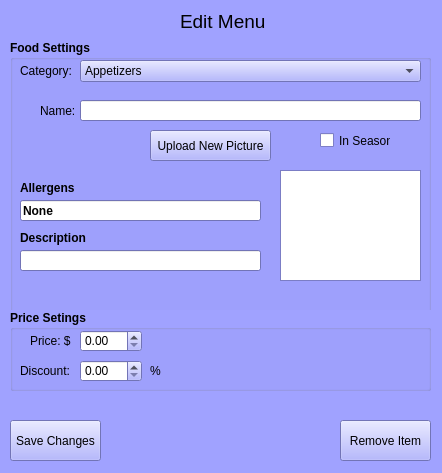
<?xml version="1.0" encoding="UTF-8"?>
<ui version="4.0">
 <class>EditMenu</class>
 <widget class="QMainWindow" name="EditMenu">
  <property name="enabled">
   <bool>true</bool>
  </property>
  <property name="geometry">
   <rect>
    <x>0</x>
    <y>0</y>
    <width>442</width>
    <height>473</height>
   </rect>
  </property>
  <property name="minimumSize">
   <size>
    <width>442</width>
    <height>473</height>
   </size>
  </property>
  <property name="maximumSize">
   <size>
    <width>442</width>
    <height>473</height>
   </size>
  </property>
  <property name="palette">
   <palette>
    <active>
     <colorrole role="WindowText">
      <brush brushstyle="SolidPattern">
       <color alpha="255">
        <red>0</red>
        <green>0</green>
        <blue>0</blue>
       </color>
      </brush>
     </colorrole>
     <colorrole role="Button">
      <brush brushstyle="SolidPattern">
       <color alpha="255">
        <red>160</red>
        <green>162</green>
        <blue>255</blue>
       </color>
      </brush>
     </colorrole>
     <colorrole role="Light">
      <brush brushstyle="SolidPattern">
       <color alpha="255">
        <red>255</red>
        <green>255</green>
        <blue>255</blue>
       </color>
      </brush>
     </colorrole>
     <colorrole role="Midlight">
      <brush brushstyle="SolidPattern">
       <color alpha="255">
        <red>207</red>
        <green>208</green>
        <blue>255</blue>
       </color>
      </brush>
     </colorrole>
     <colorrole role="Dark">
      <brush brushstyle="SolidPattern">
       <color alpha="255">
        <red>80</red>
        <green>81</green>
        <blue>127</blue>
       </color>
      </brush>
     </colorrole>
     <colorrole role="Mid">
      <brush brushstyle="SolidPattern">
       <color alpha="255">
        <red>107</red>
        <green>108</green>
        <blue>170</blue>
       </color>
      </brush>
     </colorrole>
     <colorrole role="Text">
      <brush brushstyle="SolidPattern">
       <color alpha="255">
        <red>0</red>
        <green>0</green>
        <blue>0</blue>
       </color>
      </brush>
     </colorrole>
     <colorrole role="BrightText">
      <brush brushstyle="SolidPattern">
       <color alpha="255">
        <red>255</red>
        <green>255</green>
        <blue>255</blue>
       </color>
      </brush>
     </colorrole>
     <colorrole role="ButtonText">
      <brush brushstyle="SolidPattern">
       <color alpha="255">
        <red>0</red>
        <green>0</green>
        <blue>0</blue>
       </color>
      </brush>
     </colorrole>
     <colorrole role="Base">
      <brush brushstyle="SolidPattern">
       <color alpha="255">
        <red>255</red>
        <green>255</green>
        <blue>255</blue>
       </color>
      </brush>
     </colorrole>
     <colorrole role="Window">
      <brush brushstyle="SolidPattern">
       <color alpha="255">
        <red>160</red>
        <green>162</green>
        <blue>255</blue>
       </color>
      </brush>
     </colorrole>
     <colorrole role="Shadow">
      <brush brushstyle="SolidPattern">
       <color alpha="255">
        <red>0</red>
        <green>0</green>
        <blue>0</blue>
       </color>
      </brush>
     </colorrole>
     <colorrole role="AlternateBase">
      <brush brushstyle="SolidPattern">
       <color alpha="255">
        <red>207</red>
        <green>208</green>
        <blue>255</blue>
       </color>
      </brush>
     </colorrole>
     <colorrole role="ToolTipBase">
      <brush brushstyle="SolidPattern">
       <color alpha="255">
        <red>255</red>
        <green>255</green>
        <blue>220</blue>
       </color>
      </brush>
     </colorrole>
     <colorrole role="ToolTipText">
      <brush brushstyle="SolidPattern">
       <color alpha="255">
        <red>0</red>
        <green>0</green>
        <blue>0</blue>
       </color>
      </brush>
     </colorrole>
    </active>
    <inactive>
     <colorrole role="WindowText">
      <brush brushstyle="SolidPattern">
       <color alpha="255">
        <red>0</red>
        <green>0</green>
        <blue>0</blue>
       </color>
      </brush>
     </colorrole>
     <colorrole role="Button">
      <brush brushstyle="SolidPattern">
       <color alpha="255">
        <red>160</red>
        <green>162</green>
        <blue>255</blue>
       </color>
      </brush>
     </colorrole>
     <colorrole role="Light">
      <brush brushstyle="SolidPattern">
       <color alpha="255">
        <red>255</red>
        <green>255</green>
        <blue>255</blue>
       </color>
      </brush>
     </colorrole>
     <colorrole role="Midlight">
      <brush brushstyle="SolidPattern">
       <color alpha="255">
        <red>207</red>
        <green>208</green>
        <blue>255</blue>
       </color>
      </brush>
     </colorrole>
     <colorrole role="Dark">
      <brush brushstyle="SolidPattern">
       <color alpha="255">
        <red>80</red>
        <green>81</green>
        <blue>127</blue>
       </color>
      </brush>
     </colorrole>
     <colorrole role="Mid">
      <brush brushstyle="SolidPattern">
       <color alpha="255">
        <red>107</red>
        <green>108</green>
        <blue>170</blue>
       </color>
      </brush>
     </colorrole>
     <colorrole role="Text">
      <brush brushstyle="SolidPattern">
       <color alpha="255">
        <red>0</red>
        <green>0</green>
        <blue>0</blue>
       </color>
      </brush>
     </colorrole>
     <colorrole role="BrightText">
      <brush brushstyle="SolidPattern">
       <color alpha="255">
        <red>255</red>
        <green>255</green>
        <blue>255</blue>
       </color>
      </brush>
     </colorrole>
     <colorrole role="ButtonText">
      <brush brushstyle="SolidPattern">
       <color alpha="255">
        <red>0</red>
        <green>0</green>
        <blue>0</blue>
       </color>
      </brush>
     </colorrole>
     <colorrole role="Base">
      <brush brushstyle="SolidPattern">
       <color alpha="255">
        <red>255</red>
        <green>255</green>
        <blue>255</blue>
       </color>
      </brush>
     </colorrole>
     <colorrole role="Window">
      <brush brushstyle="SolidPattern">
       <color alpha="255">
        <red>160</red>
        <green>162</green>
        <blue>255</blue>
       </color>
      </brush>
     </colorrole>
     <colorrole role="Shadow">
      <brush brushstyle="SolidPattern">
       <color alpha="255">
        <red>0</red>
        <green>0</green>
        <blue>0</blue>
       </color>
      </brush>
     </colorrole>
     <colorrole role="AlternateBase">
      <brush brushstyle="SolidPattern">
       <color alpha="255">
        <red>207</red>
        <green>208</green>
        <blue>255</blue>
       </color>
      </brush>
     </colorrole>
     <colorrole role="ToolTipBase">
      <brush brushstyle="SolidPattern">
       <color alpha="255">
        <red>255</red>
        <green>255</green>
        <blue>220</blue>
       </color>
      </brush>
     </colorrole>
     <colorrole role="ToolTipText">
      <brush brushstyle="SolidPattern">
       <color alpha="255">
        <red>0</red>
        <green>0</green>
        <blue>0</blue>
       </color>
      </brush>
     </colorrole>
    </inactive>
    <disabled>
     <colorrole role="WindowText">
      <brush brushstyle="SolidPattern">
       <color alpha="255">
        <red>80</red>
        <green>81</green>
        <blue>127</blue>
       </color>
      </brush>
     </colorrole>
     <colorrole role="Button">
      <brush brushstyle="SolidPattern">
       <color alpha="255">
        <red>160</red>
        <green>162</green>
        <blue>255</blue>
       </color>
      </brush>
     </colorrole>
     <colorrole role="Light">
      <brush brushstyle="SolidPattern">
       <color alpha="255">
        <red>255</red>
        <green>255</green>
        <blue>255</blue>
       </color>
      </brush>
     </colorrole>
     <colorrole role="Midlight">
      <brush brushstyle="SolidPattern">
       <color alpha="255">
        <red>207</red>
        <green>208</green>
        <blue>255</blue>
       </color>
      </brush>
     </colorrole>
     <colorrole role="Dark">
      <brush brushstyle="SolidPattern">
       <color alpha="255">
        <red>80</red>
        <green>81</green>
        <blue>127</blue>
       </color>
      </brush>
     </colorrole>
     <colorrole role="Mid">
      <brush brushstyle="SolidPattern">
       <color alpha="255">
        <red>107</red>
        <green>108</green>
        <blue>170</blue>
       </color>
      </brush>
     </colorrole>
     <colorrole role="Text">
      <brush brushstyle="SolidPattern">
       <color alpha="255">
        <red>80</red>
        <green>81</green>
        <blue>127</blue>
       </color>
      </brush>
     </colorrole>
     <colorrole role="BrightText">
      <brush brushstyle="SolidPattern">
       <color alpha="255">
        <red>255</red>
        <green>255</green>
        <blue>255</blue>
       </color>
      </brush>
     </colorrole>
     <colorrole role="ButtonText">
      <brush brushstyle="SolidPattern">
       <color alpha="255">
        <red>80</red>
        <green>81</green>
        <blue>127</blue>
       </color>
      </brush>
     </colorrole>
     <colorrole role="Base">
      <brush brushstyle="SolidPattern">
       <color alpha="255">
        <red>160</red>
        <green>162</green>
        <blue>255</blue>
       </color>
      </brush>
     </colorrole>
     <colorrole role="Window">
      <brush brushstyle="SolidPattern">
       <color alpha="255">
        <red>160</red>
        <green>162</green>
        <blue>255</blue>
       </color>
      </brush>
     </colorrole>
     <colorrole role="Shadow">
      <brush brushstyle="SolidPattern">
       <color alpha="255">
        <red>0</red>
        <green>0</green>
        <blue>0</blue>
       </color>
      </brush>
     </colorrole>
     <colorrole role="AlternateBase">
      <brush brushstyle="SolidPattern">
       <color alpha="255">
        <red>160</red>
        <green>162</green>
        <blue>255</blue>
       </color>
      </brush>
     </colorrole>
     <colorrole role="ToolTipBase">
      <brush brushstyle="SolidPattern">
       <color alpha="255">
        <red>255</red>
        <green>255</green>
        <blue>220</blue>
       </color>
      </brush>
     </colorrole>
     <colorrole role="ToolTipText">
      <brush brushstyle="SolidPattern">
       <color alpha="255">
        <red>0</red>
        <green>0</green>
        <blue>0</blue>
       </color>
      </brush>
     </colorrole>
    </disabled>
   </palette>
  </property>
  <property name="windowTitle">
   <string>EditMenu</string>
  </property>
  <property name="animated">
   <bool>true</bool>
  </property>
  <widget class="QWidget" name="centralWidget">
   <widget class="QPushButton" name="save_changes">
    <property name="geometry">
     <rect>
      <x>10</x>
      <y>420</y>
      <width>91</width>
      <height>41</height>
     </rect>
    </property>
    <property name="text">
     <string>Save Changes</string>
    </property>
   </widget>
   <widget class="QLabel" name="label">
    <property name="geometry">
     <rect>
      <x>40</x>
      <y>100</y>
      <width>51</width>
      <height>21</height>
     </rect>
    </property>
    <property name="text">
     <string>Name: </string>
    </property>
   </widget>
   <widget class="QLabel" name="label_2">
    <property name="geometry">
     <rect>
      <x>20</x>
      <y>60</y>
      <width>51</width>
      <height>21</height>
     </rect>
    </property>
    <property name="text">
     <string>Category: </string>
    </property>
   </widget>
   <widget class="QLineEdit" name="editName">
    <property name="geometry">
     <rect>
      <x>80</x>
      <y>100</y>
      <width>341</width>
      <height>21</height>
     </rect>
    </property>
   </widget>
   <widget class="QComboBox" name="categories">
    <property name="geometry">
     <rect>
      <x>80</x>
      <y>60</y>
      <width>341</width>
      <height>22</height>
     </rect>
    </property>
    <item>
     <property name="text">
      <string>Appetizers</string>
     </property>
    </item>
    <item>
     <property name="text">
      <string>Soups</string>
     </property>
    </item>
    <item>
     <property name="text">
      <string>Dinner</string>
     </property>
    </item>
    <item>
     <property name="text">
      <string>Lunch</string>
     </property>
    </item>
    <item>
     <property name="text">
      <string>Breakfast</string>
     </property>
    </item>
    <item>
     <property name="text">
      <string>Desserts</string>
     </property>
    </item>
    <item>
     <property name="text">
      <string>Kids</string>
     </property>
    </item>
    <item>
     <property name="text">
      <string>Beverages</string>
     </property>
    </item>
   </widget>
   <widget class="QGroupBox" name="groupBox">
    <property name="geometry">
     <rect>
      <x>10</x>
      <y>40</y>
      <width>421</width>
      <height>331</height>
     </rect>
    </property>
    <property name="palette">
     <palette>
      <active>
       <colorrole role="WindowText">
        <brush brushstyle="SolidPattern">
         <color alpha="255">
          <red>0</red>
          <green>0</green>
          <blue>0</blue>
         </color>
        </brush>
       </colorrole>
       <colorrole role="Button">
        <brush brushstyle="SolidPattern">
         <color alpha="255">
          <red>160</red>
          <green>162</green>
          <blue>255</blue>
         </color>
        </brush>
       </colorrole>
       <colorrole role="Light">
        <brush brushstyle="SolidPattern">
         <color alpha="255">
          <red>255</red>
          <green>255</green>
          <blue>255</blue>
         </color>
        </brush>
       </colorrole>
       <colorrole role="Midlight">
        <brush brushstyle="SolidPattern">
         <color alpha="255">
          <red>207</red>
          <green>208</green>
          <blue>255</blue>
         </color>
        </brush>
       </colorrole>
       <colorrole role="Dark">
        <brush brushstyle="SolidPattern">
         <color alpha="255">
          <red>80</red>
          <green>81</green>
          <blue>127</blue>
         </color>
        </brush>
       </colorrole>
       <colorrole role="Mid">
        <brush brushstyle="SolidPattern">
         <color alpha="255">
          <red>107</red>
          <green>108</green>
          <blue>170</blue>
         </color>
        </brush>
       </colorrole>
       <colorrole role="Text">
        <brush brushstyle="SolidPattern">
         <color alpha="255">
          <red>0</red>
          <green>0</green>
          <blue>0</blue>
         </color>
        </brush>
       </colorrole>
       <colorrole role="BrightText">
        <brush brushstyle="SolidPattern">
         <color alpha="255">
          <red>255</red>
          <green>255</green>
          <blue>255</blue>
         </color>
        </brush>
       </colorrole>
       <colorrole role="ButtonText">
        <brush brushstyle="SolidPattern">
         <color alpha="255">
          <red>0</red>
          <green>0</green>
          <blue>0</blue>
         </color>
        </brush>
       </colorrole>
       <colorrole role="Base">
        <brush brushstyle="SolidPattern">
         <color alpha="255">
          <red>255</red>
          <green>255</green>
          <blue>255</blue>
         </color>
        </brush>
       </colorrole>
       <colorrole role="Window">
        <brush brushstyle="SolidPattern">
         <color alpha="255">
          <red>160</red>
          <green>162</green>
          <blue>255</blue>
         </color>
        </brush>
       </colorrole>
       <colorrole role="Shadow">
        <brush brushstyle="SolidPattern">
         <color alpha="255">
          <red>0</red>
          <green>0</green>
          <blue>0</blue>
         </color>
        </brush>
       </colorrole>
       <colorrole role="AlternateBase">
        <brush brushstyle="SolidPattern">
         <color alpha="255">
          <red>207</red>
          <green>208</green>
          <blue>255</blue>
         </color>
        </brush>
       </colorrole>
       <colorrole role="ToolTipBase">
        <brush brushstyle="SolidPattern">
         <color alpha="255">
          <red>255</red>
          <green>255</green>
          <blue>220</blue>
         </color>
        </brush>
       </colorrole>
       <colorrole role="ToolTipText">
        <brush brushstyle="SolidPattern">
         <color alpha="255">
          <red>0</red>
          <green>0</green>
          <blue>0</blue>
         </color>
        </brush>
       </colorrole>
      </active>
      <inactive>
       <colorrole role="WindowText">
        <brush brushstyle="SolidPattern">
         <color alpha="255">
          <red>0</red>
          <green>0</green>
          <blue>0</blue>
         </color>
        </brush>
       </colorrole>
       <colorrole role="Button">
        <brush brushstyle="SolidPattern">
         <color alpha="255">
          <red>160</red>
          <green>162</green>
          <blue>255</blue>
         </color>
        </brush>
       </colorrole>
       <colorrole role="Light">
        <brush brushstyle="SolidPattern">
         <color alpha="255">
          <red>255</red>
          <green>255</green>
          <blue>255</blue>
         </color>
        </brush>
       </colorrole>
       <colorrole role="Midlight">
        <brush brushstyle="SolidPattern">
         <color alpha="255">
          <red>207</red>
          <green>208</green>
          <blue>255</blue>
         </color>
        </brush>
       </colorrole>
       <colorrole role="Dark">
        <brush brushstyle="SolidPattern">
         <color alpha="255">
          <red>80</red>
          <green>81</green>
          <blue>127</blue>
         </color>
        </brush>
       </colorrole>
       <colorrole role="Mid">
        <brush brushstyle="SolidPattern">
         <color alpha="255">
          <red>107</red>
          <green>108</green>
          <blue>170</blue>
         </color>
        </brush>
       </colorrole>
       <colorrole role="Text">
        <brush brushstyle="SolidPattern">
         <color alpha="255">
          <red>0</red>
          <green>0</green>
          <blue>0</blue>
         </color>
        </brush>
       </colorrole>
       <colorrole role="BrightText">
        <brush brushstyle="SolidPattern">
         <color alpha="255">
          <red>255</red>
          <green>255</green>
          <blue>255</blue>
         </color>
        </brush>
       </colorrole>
       <colorrole role="ButtonText">
        <brush brushstyle="SolidPattern">
         <color alpha="255">
          <red>0</red>
          <green>0</green>
          <blue>0</blue>
         </color>
        </brush>
       </colorrole>
       <colorrole role="Base">
        <brush brushstyle="SolidPattern">
         <color alpha="255">
          <red>255</red>
          <green>255</green>
          <blue>255</blue>
         </color>
        </brush>
       </colorrole>
       <colorrole role="Window">
        <brush brushstyle="SolidPattern">
         <color alpha="255">
          <red>160</red>
          <green>162</green>
          <blue>255</blue>
         </color>
        </brush>
       </colorrole>
       <colorrole role="Shadow">
        <brush brushstyle="SolidPattern">
         <color alpha="255">
          <red>0</red>
          <green>0</green>
          <blue>0</blue>
         </color>
        </brush>
       </colorrole>
       <colorrole role="AlternateBase">
        <brush brushstyle="SolidPattern">
         <color alpha="255">
          <red>207</red>
          <green>208</green>
          <blue>255</blue>
         </color>
        </brush>
       </colorrole>
       <colorrole role="ToolTipBase">
        <brush brushstyle="SolidPattern">
         <color alpha="255">
          <red>255</red>
          <green>255</green>
          <blue>220</blue>
         </color>
        </brush>
       </colorrole>
       <colorrole role="ToolTipText">
        <brush brushstyle="SolidPattern">
         <color alpha="255">
          <red>0</red>
          <green>0</green>
          <blue>0</blue>
         </color>
        </brush>
       </colorrole>
      </inactive>
      <disabled>
       <colorrole role="WindowText">
        <brush brushstyle="SolidPattern">
         <color alpha="255">
          <red>80</red>
          <green>81</green>
          <blue>127</blue>
         </color>
        </brush>
       </colorrole>
       <colorrole role="Button">
        <brush brushstyle="SolidPattern">
         <color alpha="255">
          <red>160</red>
          <green>162</green>
          <blue>255</blue>
         </color>
        </brush>
       </colorrole>
       <colorrole role="Light">
        <brush brushstyle="SolidPattern">
         <color alpha="255">
          <red>255</red>
          <green>255</green>
          <blue>255</blue>
         </color>
        </brush>
       </colorrole>
       <colorrole role="Midlight">
        <brush brushstyle="SolidPattern">
         <color alpha="255">
          <red>207</red>
          <green>208</green>
          <blue>255</blue>
         </color>
        </brush>
       </colorrole>
       <colorrole role="Dark">
        <brush brushstyle="SolidPattern">
         <color alpha="255">
          <red>80</red>
          <green>81</green>
          <blue>127</blue>
         </color>
        </brush>
       </colorrole>
       <colorrole role="Mid">
        <brush brushstyle="SolidPattern">
         <color alpha="255">
          <red>107</red>
          <green>108</green>
          <blue>170</blue>
         </color>
        </brush>
       </colorrole>
       <colorrole role="Text">
        <brush brushstyle="SolidPattern">
         <color alpha="255">
          <red>80</red>
          <green>81</green>
          <blue>127</blue>
         </color>
        </brush>
       </colorrole>
       <colorrole role="BrightText">
        <brush brushstyle="SolidPattern">
         <color alpha="255">
          <red>255</red>
          <green>255</green>
          <blue>255</blue>
         </color>
        </brush>
       </colorrole>
       <colorrole role="ButtonText">
        <brush brushstyle="SolidPattern">
         <color alpha="255">
          <red>80</red>
          <green>81</green>
          <blue>127</blue>
         </color>
        </brush>
       </colorrole>
       <colorrole role="Base">
        <brush brushstyle="SolidPattern">
         <color alpha="255">
          <red>160</red>
          <green>162</green>
          <blue>255</blue>
         </color>
        </brush>
       </colorrole>
       <colorrole role="Window">
        <brush brushstyle="SolidPattern">
         <color alpha="255">
          <red>160</red>
          <green>162</green>
          <blue>255</blue>
         </color>
        </brush>
       </colorrole>
       <colorrole role="Shadow">
        <brush brushstyle="SolidPattern">
         <color alpha="255">
          <red>0</red>
          <green>0</green>
          <blue>0</blue>
         </color>
        </brush>
       </colorrole>
       <colorrole role="AlternateBase">
        <brush brushstyle="SolidPattern">
         <color alpha="255">
          <red>160</red>
          <green>162</green>
          <blue>255</blue>
         </color>
        </brush>
       </colorrole>
       <colorrole role="ToolTipBase">
        <brush brushstyle="SolidPattern">
         <color alpha="255">
          <red>255</red>
          <green>255</green>
          <blue>220</blue>
         </color>
        </brush>
       </colorrole>
       <colorrole role="ToolTipText">
        <brush brushstyle="SolidPattern">
         <color alpha="255">
          <red>0</red>
          <green>0</green>
          <blue>0</blue>
         </color>
        </brush>
       </colorrole>
      </disabled>
     </palette>
    </property>
    <property name="font">
     <font>
      <weight>75</weight>
      <bold>true</bold>
     </font>
    </property>
    <property name="autoFillBackground">
     <bool>true</bool>
    </property>
    <property name="title">
     <string>Food Settings</string>
    </property>
    <widget class="QCheckBox" name="inSeason">
     <property name="geometry">
      <rect>
       <x>310</x>
       <y>90</y>
       <width>71</width>
       <height>21</height>
      </rect>
     </property>
     <property name="font">
      <font>
       <weight>50</weight>
       <bold>false</bold>
      </font>
     </property>
     <property name="text">
      <string>In Season</string>
     </property>
    </widget>
    <widget class="QPushButton" name="UploadNewPicture">
     <property name="geometry">
      <rect>
       <x>140</x>
       <y>90</y>
       <width>121</width>
       <height>31</height>
      </rect>
     </property>
     <property name="font">
      <font>
       <weight>50</weight>
       <bold>false</bold>
      </font>
     </property>
     <property name="text">
      <string>Upload New Picture</string>
     </property>
    </widget>
    <widget class="QGraphicsView" name="imgDisplay">
     <property name="geometry">
      <rect>
       <x>270</x>
       <y>130</y>
       <width>141</width>
       <height>111</height>
      </rect>
     </property>
    </widget>
    <widget class="QLineEdit" name="lineEdit">
     <property name="geometry">
      <rect>
       <x>10</x>
       <y>210</y>
       <width>241</width>
       <height>21</height>
      </rect>
     </property>
    </widget>
    <widget class="QLineEdit" name="editAlergens">
     <property name="geometry">
      <rect>
       <x>10</x>
       <y>160</y>
       <width>241</width>
       <height>21</height>
      </rect>
     </property>
     <property name="text">
      <string>None</string>
     </property>
    </widget>
    <widget class="QLabel" name="label_7">
     <property name="geometry">
      <rect>
       <x>10</x>
       <y>190</y>
       <width>81</width>
       <height>16</height>
      </rect>
     </property>
     <property name="text">
      <string>Description</string>
     </property>
    </widget>
    <widget class="QLabel" name="label_8">
     <property name="geometry">
      <rect>
       <x>10</x>
       <y>140</y>
       <width>81</width>
       <height>16</height>
      </rect>
     </property>
     <property name="text">
      <string>Allergens</string>
     </property>
    </widget>
   </widget>
   <widget class="QGroupBox" name="groupBox_2">
    <property name="geometry">
     <rect>
      <x>10</x>
      <y>310</y>
      <width>421</width>
      <height>81</height>
     </rect>
    </property>
    <property name="font">
     <font>
      <weight>75</weight>
      <bold>true</bold>
     </font>
    </property>
    <property name="autoFillBackground">
     <bool>true</bool>
    </property>
    <property name="title">
     <string>Price Setings</string>
    </property>
    <widget class="QLabel" name="label_3">
     <property name="geometry">
      <rect>
       <x>140</x>
       <y>50</y>
       <width>20</width>
       <height>21</height>
      </rect>
     </property>
     <property name="font">
      <font>
       <weight>50</weight>
       <bold>false</bold>
      </font>
     </property>
     <property name="text">
      <string>%</string>
     </property>
    </widget>
    <widget class="QDoubleSpinBox" name="editDiscount">
     <property name="geometry">
      <rect>
       <x>70</x>
       <y>50</y>
       <width>62</width>
       <height>22</height>
      </rect>
     </property>
     <property name="font">
      <font>
       <weight>50</weight>
       <bold>false</bold>
      </font>
     </property>
    </widget>
    <widget class="QDoubleSpinBox" name="editPrice">
     <property name="geometry">
      <rect>
       <x>70</x>
       <y>20</y>
       <width>62</width>
       <height>22</height>
      </rect>
     </property>
     <property name="font">
      <font>
       <weight>50</weight>
       <bold>false</bold>
      </font>
     </property>
    </widget>
    <widget class="QLabel" name="label_5">
     <property name="geometry">
      <rect>
       <x>20</x>
       <y>20</y>
       <width>41</width>
       <height>21</height>
      </rect>
     </property>
     <property name="font">
      <font>
       <weight>50</weight>
       <bold>false</bold>
      </font>
     </property>
     <property name="text">
      <string>Price: $ </string>
     </property>
    </widget>
    <widget class="QLabel" name="label_6">
     <property name="geometry">
      <rect>
       <x>10</x>
       <y>50</y>
       <width>51</width>
       <height>21</height>
      </rect>
     </property>
     <property name="font">
      <font>
       <weight>50</weight>
       <bold>false</bold>
      </font>
     </property>
     <property name="text">
      <string>Discount: </string>
     </property>
    </widget>
   </widget>
   <widget class="QPushButton" name="remove_item">
    <property name="geometry">
     <rect>
      <x>340</x>
      <y>420</y>
      <width>91</width>
      <height>41</height>
     </rect>
    </property>
    <property name="text">
     <string>Remove Item</string>
    </property>
   </widget>
   <widget class="QLabel" name="Title">
    <property name="geometry">
     <rect>
      <x>180</x>
      <y>10</y>
      <width>85</width>
      <height>23</height>
     </rect>
    </property>
    <property name="font">
     <font>
      <pointsize>14</pointsize>
     </font>
    </property>
    <property name="text">
     <string>Edit Menu</string>
    </property>
   </widget>
   <zorder>groupBox</zorder>
   <zorder>groupBox_2</zorder>
   <zorder>save_changes</zorder>
   <zorder>label</zorder>
   <zorder>label_2</zorder>
   <zorder>editName</zorder>
   <zorder>categories</zorder>
   <zorder>remove_item</zorder>
   <zorder>Title</zorder>
  </widget>
 </widget>
 <layoutdefault spacing="6" margin="11"/>
 <resources/>
 <connections>
  <connection>
   <sender>remove_item</sender>
   <signal>pressed()</signal>
   <receiver>EditMenu</receiver>
   <slot>update()</slot>
   <hints>
    <hint type="sourcelabel">
     <x>385</x>
     <y>440</y>
    </hint>
    <hint type="destinationlabel">
     <x>220</x>
     <y>236</y>
    </hint>
   </hints>
  </connection>
 </connections>
</ui>
